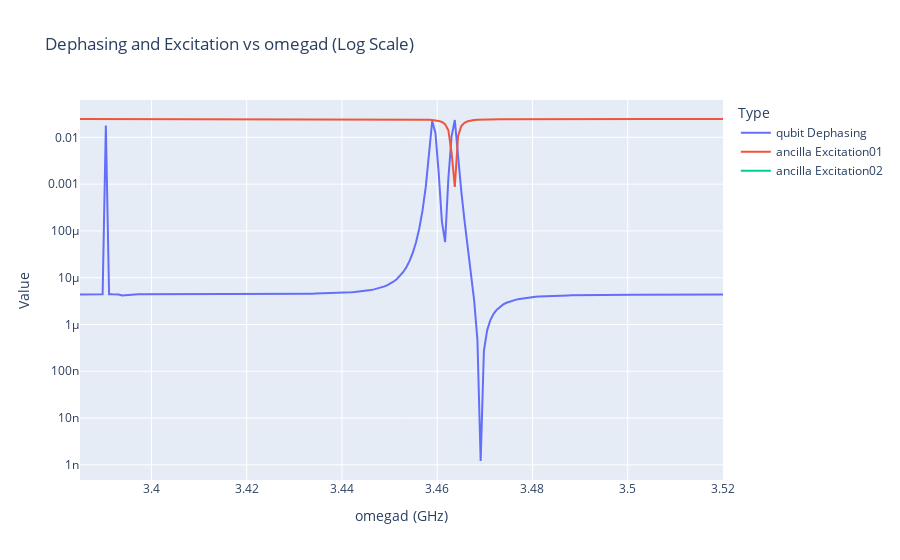

Notebook cell for this chart:
### Code cell
import numpy as np
import pandas as pd
import plotly.express as px

# Define the range of omegad values
omegad_values = omega_range = np.linspace(3.385*2*np.pi,3.52*2*np.pi,200)

# Initialize lists to store the results
dephasing_results = []
excitation1_results = []
excitation2_results = []
# Perform the sweep
A = 0.001 * 2 * np.pi
for omegad in omegad_values:
    dephasing, excitation1, excitation2 = matrix_element(A, omegad, noise_spectrum)
    dephasing_results.append(np.abs(dephasing))
    excitation1_results.append(np.abs(excitation1))
    excitation2_results.append(np.abs(excitation2))
# Convert omegad values back to GHz for plotting
omegad_values_ghz = omegad_values / (2 * np.pi)

# Create a DataFrame to hold the data
data = pd.DataFrame({
    'omegad (GHz)': omegad_values_ghz,
    'qubit Dephasing': dephasing_results,
    'ancilla Excitation01': excitation1_results,
    'ancilla Excitation02': excitation2_results
})

# Melt the DataFrame to long format
data_melted = data.melt(id_vars=['omegad (GHz)'], value_vars=['qubit Dephasing', 'ancilla Excitation01','ancilla Excitation02'], 
                        var_name='Type', value_name='Value')

# Plot both Dephasing and Excitation on the same plot with log scale
fig = px.line(data_melted, x='omegad (GHz)', y='Value', color='Type', 
              title='Dephasing and Excitation vs omegad (Log Scale)')

# Update the layout to use log scale for the y-axis
fig.update_layout(yaxis_type="log")

fig.show()

### Figure 1 — Plotly figure (JSON) as saved in the notebook; plotly's stock layout.template omitted (floating-point values rounded to 4 significant figures; data arrays with more than 128 entries replaced by an {"elided": "..."} marker saying what was removed)
{"data": [{"hovertemplate": "Type=qubit Dephasing<br>omegad (GHz)=%{x}<br>Value=%{y}<extra></extra>", "legendgroup": "qubit Dephasing", "line": {"color": "#636efa", "dash": "solid"}, "marker": {"symbol": "circle"}, "mode": "lines", "name": "qubit Dephasing", "orientation": "v", "showlegend": true, "type": "scatter", "x": {"elided": "200 float values"}, "xaxis": "x", "y": {"elided": "200 float values"}, "yaxis": "y"}, {"hovertemplate": "Type=ancilla Excitation01<br>omegad (GHz)=%{x}<br>Value=%{y}<extra></extra>", "legendgroup": "ancilla Excitation01", "line": {"color": "#EF553B", "dash": "solid"}, "marker": {"symbol": "circle"}, "mode": "lines", "name": "ancilla Excitation01", "orientation": "v", "showlegend": true, "type": "scatter", "x": {"elided": "200 float values"}, "xaxis": "x", "y": {"elided": "200 float values"}, "yaxis": "y"}, {"hovertemplate": "Type=ancilla Excitation02<br>omegad (GHz)=%{x}<br>Value=%{y}<extra></extra>", "legendgroup": "ancilla Excitation02", "line": {"color": "#00cc96", "dash": "solid"}, "marker": {"symbol": "circle"}, "mode": "lines", "name": "ancilla Excitation02", "orientation": "v", "showlegend": true, "type": "scatter", "x": {"elided": "200 float values"}, "xaxis": "x", "y": {"elided": "200 int values"}, "yaxis": "y"}], "layout": {"legend": {"title": {"text": "Type"}, "tracegroupgap": 0}, "title": {"text": "Dephasing and Excitation vs omegad (Log Scale)"}, "xaxis": {"anchor": "y", "domain": [0, 1], "title": {"text": "omegad (GHz)"}}, "yaxis": {"anchor": "x", "domain": [0, 1], "title": {"text": "Value"}, "type": "log"}}}
